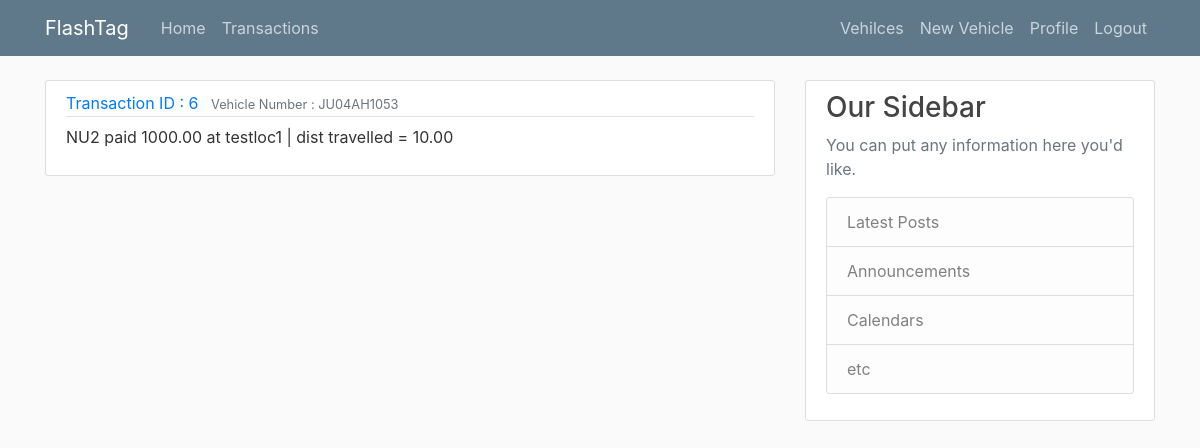
Page /transactions/6/ (signed in) on the committed database.
### Transaction/models.py (models this page shows, shortened)
class Transaction(models.Model):
    user = models.ForeignKey(DjangoUser, on_delete=models.CASCADE)
    toll  = models.ForeignKey(Toll, on_delete=models.CASCADE)
    vehicle_number = models.ForeignKey(Vehicle, on_delete=models.CASCADE)
    vehicle_distance = models.DecimalField(max_digits=10,decimal_places=2)
    transaction_amount = models.DecimalField(max_digits=10,decimal_places=2)
    transaction_time = models.DateTimeField(default=timezone.now)
    transaction_status = models.PositiveSmallIntegerField(choices=STATUS_CHOICE,default=0)

### User/models.py (models this page shows, shortened)
class Vehicle(models.Model):
    user = models.ForeignKey(DjangoUser, on_delete=models.CASCADE)
    vehicle_number = models.CharField(max_length = 10,primary_key=True)
    vehicle_type = models.CharField(max_length = 10)
    vehicle_model = models.CharField(max_length = 10)
    vehicle_distance = models.DecimalField(max_digits=10,decimal_places=2,default=0)

### Toll/models.py (models this page shows, shortened)
class Toll(models.Model):
    toll_name = models.CharField(max_length = 30)
    toll_location = models.CharField(max_length = 30)
    toll_charge_per_km = models.DecimalField(max_digits=10,decimal_places=2,default=100.00)
    toll_price_collected = models.DecimalField(max_digits=10,decimal_places=2,default=0.00)

### Transaction/views.py (the view)
# urls.py: path('transactions/<int:pk>/', Transaction_views.TransactionDetailView.as_view(), name='Transaction-detail'),
class TransactionDetailView(LoginRequiredMixin,DetailView):
    model = Transaction

### Transaction/templates/Transaction/transaction_detail.html (shortened to what this page needs)
{% extends "User/base.html" %}
{% block content %}
<article class="media content-section">
      <div class="media-body">
        <div class="article-metadata">
          <a class="mr-2" href="#"> Transaction ID : {{ object.id }}</a>
          <small class="text-muted"> Vehicle Number : {{ object.vehicle_number.vehicle_number }} </small>
        </div>
        <p class="article-content">{{ object.user.username }} paid {{ object.transaction_amount }} at {{ object.toll.toll_location }} | dist travelled = {{ object.vehicle_distance }}</p>
      </div>
    </article>
{% endblock content %}

### User/static/User/main.css (style rules this page uses)
body { background: #fafafa; color: #333333; margin-top: 5rem; }
.content-section { background: #ffffff; padding: 10px 20px; border: 1px solid #dddddd; border-radius: 3px; margin-bottom: 20px; }
.article-content { white-space: pre-line; }
.article-metadata { padding-bottom: 1px; margin-bottom: 4px; border-bottom: 1px solid #e3e3e3 }

### rows in the picture
Transaction: id "6", vehicle_number.vehicle_number "JU04AH1053", user.username "NU2", transaction_amount "1000.00", toll.toll_location "testloc1", vehicle_distance "10.00"
